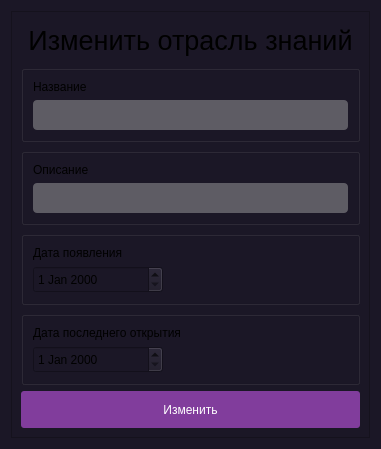
<?xml version="1.0" encoding="UTF-8"?>
<ui version="4.0">
 <class>Dialog</class>
 <widget class="QDialog" name="Dialog">
  <property name="geometry">
   <rect>
    <x>0</x>
    <y>0</y>
    <width>381</width>
    <height>449</height>
   </rect>
  </property>
  <property name="windowTitle">
   <string>Modify KnowledgeBranch</string>
  </property>
  <property name="styleSheet">
   <string notr="true">background-color: rgb(27, 23, 38);</string>
  </property>
  <layout class="QVBoxLayout" name="verticalLayout">
   <item>
    <widget class="QFrame" name="frame">
     <property name="styleSheet">
      <string notr="true">QFrame {
	color: #FFFFFF;
};</string>
     </property>
     <property name="frameShape">
      <enum>QFrame::StyledPanel</enum>
     </property>
     <property name="frameShadow">
      <enum>QFrame::Raised</enum>
     </property>
     <layout class="QVBoxLayout" name="verticalLayout_6">
      <item>
       <widget class="QLabel" name="label">
        <property name="maximumSize">
         <size>
          <width>16777215</width>
          <height>50</height>
         </size>
        </property>
        <property name="autoFillBackground">
         <bool>false</bool>
        </property>
        <property name="styleSheet">
         <string notr="true">QLabel {
	font-size: 20pt;
	text-align: center;
}</string>
        </property>
        <property name="text">
         <string>Изменить отрасль знаний</string>
        </property>
        <property name="alignment">
         <set>Qt::AlignCenter</set>
        </property>
       </widget>
      </item>
      <item>
       <widget class="QGroupBox" name="groupBox">
        <property name="title">
         <string/>
        </property>
        <layout class="QVBoxLayout" name="verticalLayout_2">
         <item>
          <widget class="QLabel" name="label_2">
           <property name="text">
            <string>Название</string>
           </property>
          </widget>
         </item>
         <item>
          <widget class="QLineEdit" name="lineEdit">
           <property name="minimumSize">
            <size>
             <width>0</width>
             <height>30</height>
            </size>
           </property>
           <property name="styleSheet">
            <string notr="true">QLineEdit {
	background-color: rgb(94, 92, 100);
	border-radius: 4px;
	color: #FFFFFF;
	padding-left: 3px;
	padding-right: 3px;
}</string>
           </property>
           <property name="text">
            <string/>
           </property>
          </widget>
         </item>
        </layout>
       </widget>
      </item>
      <item>
       <widget class="QGroupBox" name="groupBox_2">
        <property name="title">
         <string/>
        </property>
        <layout class="QVBoxLayout" name="verticalLayout_3">
         <item>
          <widget class="QLabel" name="label_3">
           <property name="text">
            <string>Описание</string>
           </property>
          </widget>
         </item>
         <item>
          <widget class="QLineEdit" name="lineEdit_3">
           <property name="minimumSize">
            <size>
             <width>0</width>
             <height>30</height>
            </size>
           </property>
           <property name="styleSheet">
            <string notr="true">QLineEdit {
	background-color: rgb(94, 92, 100);
	border-radius: 4px;
	color: #FFFFFF;
	padding-left: 3px;
	padding-right: 3px;
}</string>
           </property>
           <property name="text">
            <string/>
           </property>
          </widget>
         </item>
        </layout>
       </widget>
      </item>
      <item>
       <widget class="QGroupBox" name="groupBox_3">
        <property name="title">
         <string/>
        </property>
        <layout class="QVBoxLayout" name="verticalLayout_4">
         <item>
          <widget class="QLabel" name="label_4">
           <property name="text">
            <string>Дата появления</string>
           </property>
          </widget>
         </item>
         <item>
          <widget class="QDateEdit" name="dateEdit">
           <property name="minimumSize">
            <size>
             <width>130</width>
             <height>27</height>
            </size>
           </property>
           <property name="maximumSize">
            <size>
             <width>130</width>
             <height>27</height>
            </size>
           </property>
           <property name="styleSheet">
            <string notr="true">QDateEdit {
	color: #FFFFFF;
	background-color: rgb(61, 56, 70);
	border-radius: 4px;
};</string>
           </property>
          </widget>
         </item>
        </layout>
       </widget>
      </item>
      <item>
       <widget class="QGroupBox" name="groupBox_4">
        <property name="title">
         <string/>
        </property>
        <layout class="QVBoxLayout" name="verticalLayout_5">
         <item>
          <widget class="QLabel" name="label_5">
           <property name="text">
            <string>Дата последнего открытия</string>
           </property>
          </widget>
         </item>
         <item>
          <widget class="QDateEdit" name="dateEdit_2">
           <property name="minimumSize">
            <size>
             <width>130</width>
             <height>27</height>
            </size>
           </property>
           <property name="maximumSize">
            <size>
             <width>130</width>
             <height>27</height>
            </size>
           </property>
           <property name="styleSheet">
            <string notr="true">QDateEdit {
	color: #FFFFFF;
	background-color: rgb(61, 56, 70);
	border-radius: 4px;
};</string>
           </property>
          </widget>
         </item>
        </layout>
       </widget>
      </item>
      <item>
       <widget class="QPushButton" name="addButton_6">
        <property name="sizePolicy">
         <sizepolicy hsizetype="Minimum" vsizetype="Minimum">
          <horstretch>0</horstretch>
          <verstretch>0</verstretch>
         </sizepolicy>
        </property>
        <property name="maximumSize">
         <size>
          <width>16777215</width>
          <height>40</height>
         </size>
        </property>
        <property name="cursor">
         <cursorShape>PointingHandCursor</cursorShape>
        </property>
        <property name="styleSheet">
         <string notr="true">QPushButton {
	background-color: rgb(129, 61, 156);
	border-radius: 3px;
	height: 35px;
	color: #FFFFFF;
}
QPushButton:hover {
	background-color: rgb(146, 69, 176);
}</string>
        </property>
        <property name="text">
         <string>Изменить</string>
        </property>
       </widget>
      </item>
     </layout>
    </widget>
   </item>
  </layout>
 </widget>
 <resources/>
 <connections/>
</ui>
